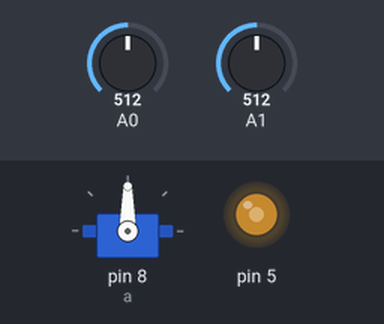
The sketch below on a simulated Arduino Uno, built with avr-gcc and run on an emulated ATmega328P. Parts: servo, output pins drawn as LEDs (lit = HIGH). Inputs (shaded band) come from the test bench; at power-on: A0 = 512, A1 = 512. What the sketch prints to the serial monitor is not drawn.

Above: at 1.2 s.
1.3 s: A0 set to 553
At 2.0 s:
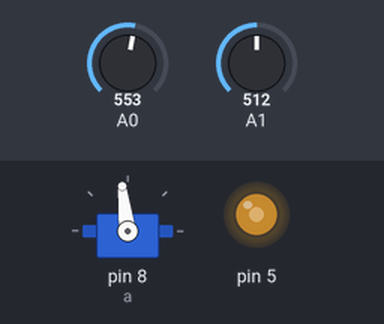
4.3 s: A0 set to 585
At 5.4 s:
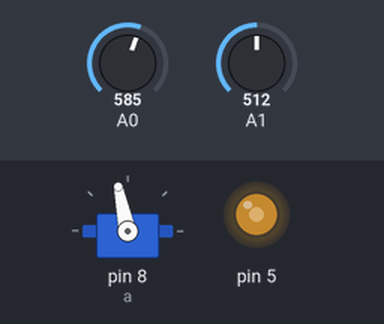
5.9 s: A1 set to 416
At 6.6 s:
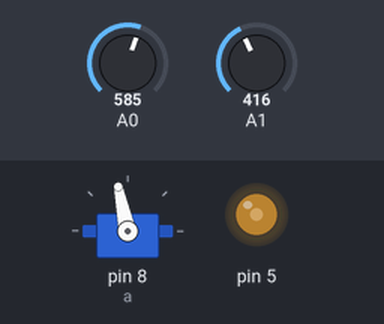
8.9 s: A1 set to 383
At 10.1 s:
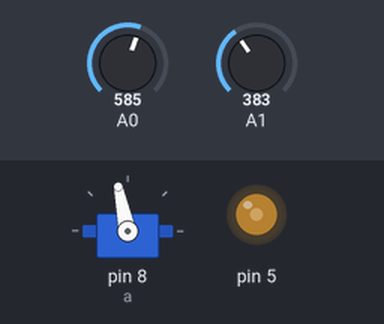
11.9 s: A0 set to 306
At 13.2 s:
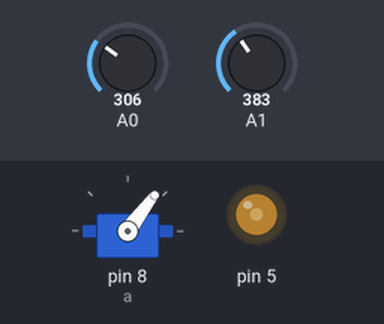
13.5 s: A1 set to 716
At 14.4 s:
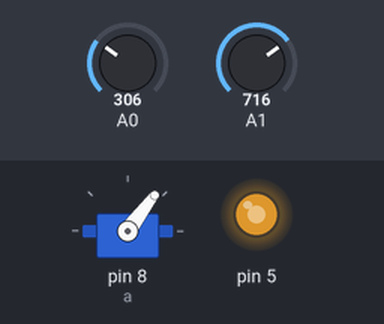
Timing chart, 0 to 16.1 s (numbered marks = the images above; inputs shaded):
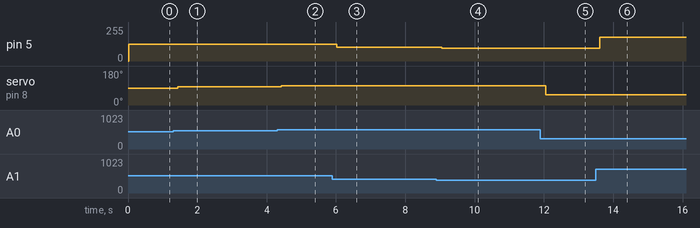

The sketch:

duoji.ino
```cpp
#include <Servo.h>
Servo a;
int i,p,j,k;
void setup(){
  a.attach(8);//指定舵机a的OUT引脚为3号引脚
  Serial.begin(9600);
}
void loop(){
  i = analogRead(A0);//获取A0引脚的输入值，即PS2摇杆X轴的数值
  j = analogRead(A1);//获取A1引脚的输入值，即PS2摇杆Y轴的数值
  Serial.print("映射前x轴：");
  Serial.print(i);
  Serial.print(" ");
  Serial.print("映射前y轴：");
  Serial.print(j);
  Serial.print(" ");
  p = map(i,0,1023,0,180);//将0到1023的值映射成0到180
  k = map(j,0,1023,0,255);
  Serial.print("映射后x轴：");
  Serial.print(p);
  Serial.print(" ");
  Serial.print("映射后y轴：");
  Serial.println(k);
  a.write(p);//设置舵机a角度为p
  analogWrite(5,k);
}
```

Measured:
- after the input at 1.3 s, servo on pin 8 (a): 90° → 97° after 0.13 s
- after the input at 4.3 s, servo on pin 8 (a): 97° → 102° after 0.13 s
- after the input at 5.9 s, pin 5: 127/255 → 103/255 after 0.13 s
- after the input at 8.9 s, pin 5: 103/255 → 95/255 after 0.16 s
- after the input at 11.9 s, servo on pin 8 (a): 102° → 53° after 0.15 s
- after the input at 13.5 s, pin 5: 95/255 → 178/255 after 0.12 s
